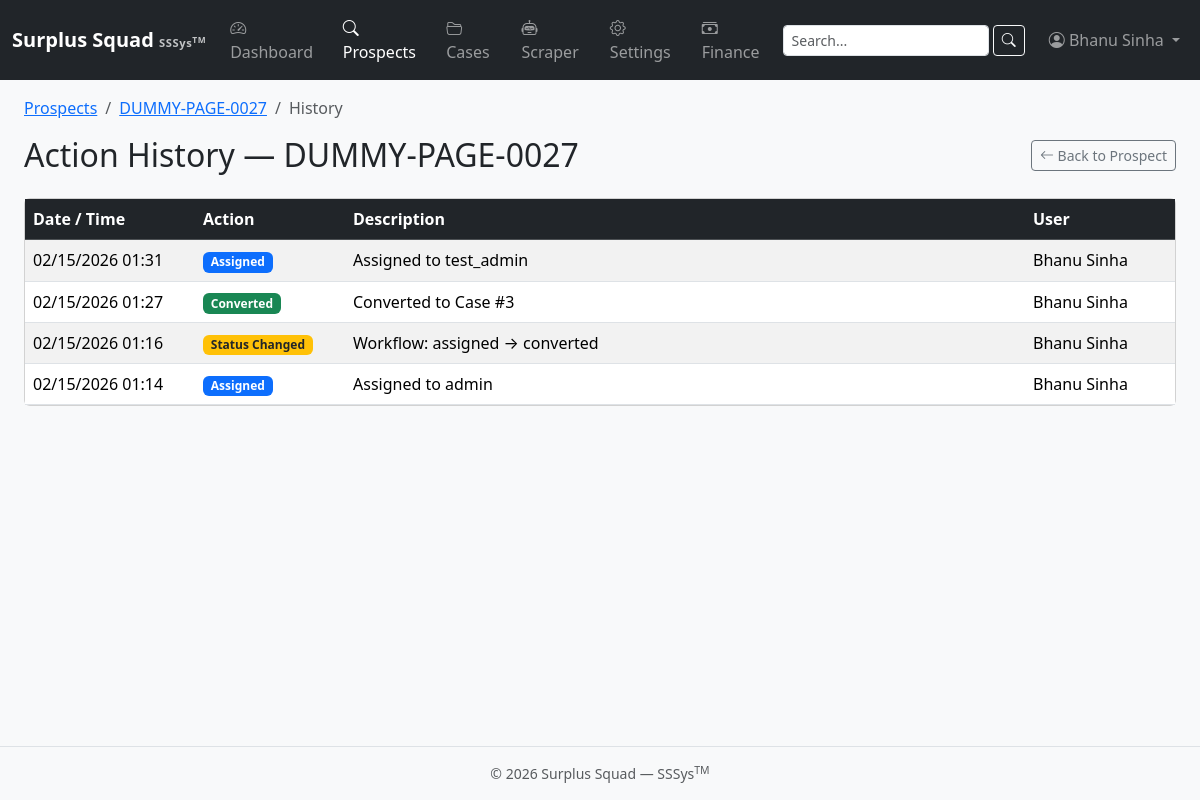
/prospects/detail/1518/history/ (signed in), run on the app's committed database.
### apps/prospects/models.py (models this page shows, shortened)
class Prospect(models.Model):
    PROSPECT_TYPES = [
        ("TD", "Tax Deed"),
        ("TL", "Tax Lien"),
        ("SS", "Sheriff Sale"),
        ("MF", "Mortgage Foreclosure"),
    ]
    AUCTION_STATUS_CHOICES = [
        ("Canceled per Bankruptcy", "Canceled per Bankruptcy"),
        ("Canceled per County", "Canceled per County"),
        ("Canceled per Order", "Canceled per Order"),
        ("Other", "Other"),
        ("Redeemed", "Redeemed"),
        ("Sold", "Sold"),
    ]
    QUALIFICATION_STATUS = [
        ("pending", "Pending"),
        ("qualified", "Qualified"),
        ("disqualified", "Disqualified"),
    ]
    WORKFLOW_STATUS = [
        ("new", "New"),
        ("assigned", "Assigned"),
        ("researching", "Researching"),
        ("skip_tracing", "Skip Tracing"),
        ("contacting", "Contacting"),
        ("contract_sent", "Contract Sent"),
        ("converted", "Converted"),
        ("dead", "Dead"),
    ]
    prospect_type = models.CharField(max_length=8, choices=PROSPECT_TYPES)
    auction_item_number = models.CharField(max_length=100, blank=True, default="")
    case_number = models.CharField(max_length=200)
    case_style = models.CharField(max_length=255, blank=True, default="")
    county = models.ForeignKey("locations.County", on_delete=models.CASCADE, related_name="prospects")
    property_address = models.CharField(max_length=400, blank=True, default="")
    city = models.CharField(max_length=200, blank=True, default="")
    state = models.CharField(max_length=50, blank=True, default="")
    zip_code = models.CharField(max_length=20, blank=True, default="")
    parcel_id = models.CharField(max_length=200, blank=True, default="")
    parcel_url = models.URLField(blank=True, default="")
    ack_url = models.URLField(blank=True, default="")
    tdm_url = models.URLField(blank=True, default="")
    final_judgment_amount = models.DecimalField(max_digits=14, decimal_places=2, null=True, blank=True)
    opening_bid = models.DecimalField(max_digits=14, decimal_places=2, null=True, blank=True)
    plaintiff_max_bid = models.DecimalField(max_digits=14, decimal_places=2, null=True, blank=True)
    assessed_value = models.DecimalField(max_digits=14, decimal_places=2, null=True, blank=True)
    surplus_amount = models.DecimalField(max_digits=14, decimal_places=2, null=True, blank=True)
    sale_amount = models.DecimalField(max_digits=14, decimal_places=2, null=True, blank=True)
    sold_to = models.CharField(max_length=255, blank=True, default="")
    auction_type = models.CharField(max_length=100, blank=True, default="")
    auction_date = models.DateField(null=True, blank=True)
    auction_time = models.TimeField(null=True, blank=True)
    auction_status = models.CharField(max_length=32, choices=AUCTION_STATUS_CHOICES, blank=True, default="")
    qualification_status = models.CharField(max_length=32, choices=QUALIFICATION_STATUS, default="pending")
    qualification_date = models.DateTimeField(null=True, blank=True)
    disqualification_date = models.DateTimeField(null=True, blank=True)
    workflow_status = models.CharField(max_length=32, choices=WORKFLOW_STATUS, default="new")
    plaintiff_name = models.CharField(max_length=255, blank=True, default="")
    defendant_name = models.CharField(max_length=255, blank=True, default="")
    property_type = models.CharField(max_length=100, blank=True, default="")
    legal_description = models.TextField(blank=True, default="")
    certificate_of_title = models.TextField(blank=True, default="")
    assigned_to = models.ForeignKey(User, on_delete=models.SET_NULL, null=True, blank=True, related_name="assigned_prospects")
    assigned_by = models.ForeignKey(User, on_delete=models.SET_NULL, null=True, blank=True, related_name="assigned_by_prospects")
    assigned_at = models.DateTimeField(null=True, blank=True)
    lien_check_done = models.BooleanField(default=False)
    lien_check_notes = models.TextField(blank=True, default="")
    surplus_verified = models.BooleanField(default=False)
    documents_verified = models.BooleanField(default=False)
    skip_trace_done = models.BooleanField(default=False)
    owner_contact_info = models.TextField(blank=True, default="")
    contact_attempts = models.PositiveIntegerField(default=0)
    source_url = models.URLField(blank=True, default="")
    raw_data = models.JSONField(default=dict, blank=True)
    is_monitored = models.BooleanField(default=False)
    created_at = models.DateTimeField(auto_now_add=True)
    updated_at = models.DateTimeField(auto_now=True)
    class Meta:
        unique_together = [("county", "case_number", "auction_date")]
        ordering = ["-auction_date", "-created_at"]

class ProspectActionLog(models.Model):
    ACTION_TYPES = [
        ("created", "Created"),
        ("updated", "Updated"),
        ("qualified", "Qualified"),
        ("disqualified", "Disqualified"),
        ("assigned", "Assigned"),
        ("note_added", "Note Added"),
        ("email_sent", "Email Sent"),
        ("status_changed", "Status Changed"),
        ("converted_to_case", "Converted to Case"),
    ]
    prospect = models.ForeignKey(Prospect, on_delete=models.CASCADE, related_name="action_logs")
    user = models.ForeignKey(User, on_delete=models.SET_NULL, null=True, blank=True)
    action_type = models.CharField(max_length=64, choices=ACTION_TYPES)
    description = models.TextField(blank=True, default="")
    metadata = models.JSONField(default=dict, blank=True)
    created_at = models.DateTimeField(auto_now_add=True)
    class Meta:
        ordering = ["-created_at"]

### apps/prospects/views.py (the view)
# urls.py: path("detail/<int:pk>/history/", views.ProspectHistoryView.as_view(), name="history"),
class ProspectHistoryView(ProspectsAccessMixin, DetailView):
    model = Prospect
    template_name = "prospects/history.html"
    def get_context_data(self, **kwargs):
        ctx = super().get_context_data(**kwargs)
        ctx["logs"] = self.object.action_logs.select_related("user").all()
        return ctx

### apps/accounts/mixins.py (called while the page is built)
    def test_func(self):
        user = self.request.user
        if not hasattr(user, 'profile'):
            return False
        return user.profile.can_view_prospects or user.profile.is_admin

### apps/accounts/models.py (called while the page is built)
    @property
    def can_view_prospects(self):
        return self.role in {self.ROLE_PROSPECTS_ONLY, self.ROLE_BOTH, self.ROLE_ADMIN}

    @property
    def can_view_cases(self):
        return self.role in {self.ROLE_CASES_ONLY, self.ROLE_BOTH, self.ROLE_ADMIN}

    @property
    def is_admin(self):
        return self.role == self.ROLE_ADMIN or self.user.is_superuser

### templates/prospects/history.html (shortened to what this page needs)
{% extends "base.html" %}
{% block content %}
<nav aria-label="breadcrumb">
  <ol class="breadcrumb">
    <li class="breadcrumb-item"><a href="{% url 'prospects:type_select' %}">Prospects</a></li>
    <li class="breadcrumb-item"><a href="{% url 'prospects:detail' object.pk %}">{{ object.case_number }}</a></li>
    <li class="breadcrumb-item active" aria-current="page">History</li>
  </ol>
</nav>
<div class="d-flex justify-content-between align-items-center mb-4">
  <h2 class="mb-0">Action History &mdash; {{ object.case_number }}</h2>
  <a href="{% url 'prospects:detail' object.pk %}" class="btn btn-outline-secondary btn-sm">
    <i class="bi bi-arrow-left"></i> Back to Prospect
  </a>
</div>
<div class="card">
  <div class="card-body p-0">
    <div class="table-responsive">
      <table class="table table-striped table-hover mb-0">
        <thead class="table-dark">
          <tr>
            <th style="width:170px;">Date / Time</th>
            <th style="width:150px;">Action</th>
            <th>Description</th>
            <th style="width:150px;">User</th>
          </tr>
        </thead>
        <tbody>
          {% for log in logs %}
          <tr>
            <td>{{ log.created_at|date:"m/d/Y H:i" }}</td>
            <td>
              {% if log.action_type == 'created' %}
                <span class="badge bg-primary">Created</span>
              {% elif log.action_type == 'updated' %}
                <span class="badge bg-info text-dark">Updated</span>
              {% elif log.action_type == 'qualified' %}
                <span class="badge bg-success">Qualified</span>
              {% elif log.action_type == 'disqualified' %}
                <span class="badge bg-danger">Disqualified</span>
              {% elif log.action_type == 'assigned' %}
                <span class="badge bg-primary">Assigned</span>
              {% elif log.action_type == 'note_added' %}
                <span class="badge bg-secondary">Note Added</span>
              {% elif log.action_type == 'email_sent' %}
                <span class="badge bg-info text-dark">Email Sent</span>
              {% elif log.action_type == 'status_changed' %}
                <span class="badge bg-warning text-dark">Status Changed</span>
              {% elif log.action_type == 'converted_to_case' %}
                <span class="badge bg-success">Converted</span>
              {% else %}
                <span class="badge bg-light text-dark">{{ log.get_action_type_display }}</span>
              {% endif %}
            </td>
            <td>{{ log.description|default:"-" }}</td>
            <td>
              {% if log.user %}
                {{ log.user.get_full_name|default:log.user.username }}
              {% else %}
                <span class="text-muted">System</span>
              {% endif %}
            </td>
          </tr>
          {% empty %}
          <tr>
            <td colspan="4" class="text-center text-muted py-4">No action history recorded.</td>
          </tr>
          {% endfor %}
        </tbody>
      </table>
    </div>
  </div>
</div>
{% endblock %}

### templates/includes/navbar.html (shortened to what this page needs)
<nav class="navbar navbar-expand-lg navbar-dark bg-dark">
  <div class="container-fluid">
    <a class="navbar-brand d-flex flex-column lh-1" href="{% url 'dashboard:home' %}">
      <span class="fw-bold">Surplus Squad
      <small class="text-light opacity-75" style="font-size:.7rem;">SSSys<sup>TM</sup></small>
    </span>
    </a>
    <div class="collapse navbar-collapse" id="mainNav">
      {% if user.is_authenticated %}
      <ul class="navbar-nav me-auto">
        <li class="nav-item">
          <a class="nav-link {% if request.resolver_match.app_name == 'dashboard' %}active{% endif %}"
             href="{% url 'dashboard:home' %}">
            <i class="bi bi-speedometer2"></i> Dashboard
          </a>
        </li>
        {% if user.profile.can_view_prospects or user.is_superuser %}
        <li class="nav-item">
          <a class="nav-link {% if request.resolver_match.app_name == 'prospects' %}active{% endif %}"
             href="{% url 'prospects:type_select' %}">
            <i class="bi bi-search"></i> Prospects
          </a>
        </li>
        {% endif %}
        {% if user.profile.can_view_cases or user.is_superuser %}
        <li class="nav-item">
          <a class="nav-link {% if request.resolver_match.app_name == 'cases' %}active{% endif %}"
             href="{% url 'cases:list' %}">
            <i class="bi bi-folder2-open"></i> Cases
          </a>
        </li>
        {% endif %}
        {% if user.profile.is_admin or user.is_superuser %}
        <li class="nav-item">
          <a class="nav-link {% if request.resolver_match.app_name == 'scraper' %}active{% endif %}"
             href="{% url 'scraper:dashboard' %}">
            <i class="bi bi-robot"></i> Scraper
          </a>
        </li>
        <li class="nav-item">
          <a class="nav-link {% if request.resolver_match.app_name == 'settings_app' or request.resolver_match.app_name == 'locations' %}active{% endif %}"
             href="{% url 'settings_app:home' %}">
            <i class="bi bi-gear"></i> Settings
          </a>
        </li>
        {% endif %}
        {% if user.profile.is_admin or user.is_superuser or user.profile.can_manage_finance_settings %}
        <li class="nav-item">
          <a class="nav-link {% if request.resolver_match.app_name == 'settings_app' and request.resolver_match.url_name == 'finance' %}active{% endif %}"
             href="{% url 'settings_app:finance' %}">
            <i class="bi bi-cash-stack"></i> Finance
          </a>
        </li>
        {% endif %}
      </ul>
      <form class="d-flex me-3" method="get" action="{% url 'search' %}">
        <input class="form-control form-control-sm me-1" type="search" name="q" placeholder="Search..." aria-label="Search" value="{{ request.GET.q|default:'' }}">
        <button class="btn btn-sm btn-outline-light" type="submit"><i class="bi bi-search"></i></button>
      </form>
      <ul class="navbar-nav">
        <li class="nav-item dropdown">
          <a class="nav-link dropdown-toggle" href="#" id="userMenu"
             role="button" data-bs-toggle="dropdown" aria-expanded="false">
            <i class="bi bi-person-circle"></i> {{ user.get_full_name|default:user.username }}
          </a>
        </li>
      </ul>
      {% endif %}
    </div>
  </div>
</nav>

### static/css/style.css (style rules this page uses)
body { min-height: 100vh; display: flex; flex-direction: column; background-color: #f8f9fa; }
.navbar-brand small { letter-spacing: .05em; }
.card { transition: box-shadow .15s ease-in-out; }
.table th { white-space: nowrap; }

### data on the page
Prospect: case_number "DUMMY-PAGE-0027"
ProspectActionLog: created_at "02/15/2026 01:31", action_type "Assigned", description "Assigned to test_admin", user.get_full_name "Bhanu Sinha"
ProspectActionLog: created_at "02/15/2026 01:27", shows "Converted", description "Converted to Case #3", user.get_full_name "Bhanu Sinha"
ProspectActionLog: created_at "02/15/2026 01:16", action_type "Status Changed", description "Workflow: assigned → converted", user.get_full_name "Bhanu Sinha"
ProspectActionLog: created_at "02/15/2026 01:14", action_type "Assigned", description "Assigned to admin", user.get_full_name "Bhanu Sinha"

### other printed values
{{ user.get_full_name|default:user.username }} "Bhanu Sinha"
